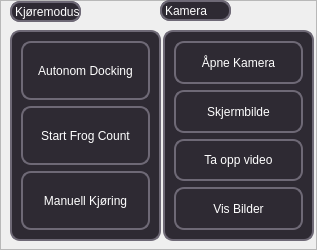
        <widget class="QFrame" name="left">
         <property name="sizePolicy">
          <sizepolicy hsizetype="Expanding" vsizetype="Expanding">
           <horstretch>10</horstretch>
           <verstretch>0</verstretch>
          </sizepolicy>
         </property>
         <property name="maximumSize">
          <size>
           <width>317</width>
           <height>16777215</height>
          </size>
         </property>
         <property name="styleSheet">
          <string notr="true">background-color:none;</string>
         </property>
         <property name="frameShape">
          <enum>QFrame::StyledPanel</enum>
         </property>
         <property name="frameShadow">
          <enum>QFrame::Raised</enum>
         </property>
         <widget class="QFrame" name="Kjoremodus">
          <property name="geometry">
           <rect>
            <x>10</x>
            <y>30</y>
            <width>151</width>
            <height>211</height>
           </rect>
          </property>
          <property name="sizePolicy">
           <sizepolicy hsizetype="Expanding" vsizetype="Expanding">
            <horstretch>5</horstretch>
            <verstretch>0</verstretch>
           </sizepolicy>
          </property>
          <property name="styleSheet">
           <string notr="true">QWidget {
    background-color: #6E6976;
}

QFrame {
    background-color: #2E2A33;
    border: 2px solid #6E6976;
    border-radius: 10px;
}

QPushButton {
    background-color: #2E2A33;
    border: 2px solid #6E6976;
    border-radius: 10px;
    color: #FFFFFF;
    padding: 5px;
}

QPushButton:hover {
    background-color: #6E6976;
    color: #FFFFFF;
}

QLineEdit {
    background-color: #2E2A33;
    border: 2px solid #6E6976;
    border-radius: 10px;
    color: #FFFFFF;
    padding: 5px;
}

QLabel {
    color: #FFFFFF;
}
</string>
          </property>
          <property name="frameShape">
           <enum>QFrame::StyledPanel</enum>
          </property>
          <property name="frameShadow">
           <enum>QFrame::Raised</enum>
          </property>
          <layout class="QVBoxLayout" name="verticalLayout">
           <item>
            <widget class="QPushButton" name="btnAutonom">
             <property name="sizePolicy">
              <sizepolicy hsizetype="MinimumExpanding" vsizetype="Expanding">
               <horstretch>5</horstretch>
               <verstretch>0</verstretch>
              </sizepolicy>
             </property>
             <property name="text">
              <string>Autonom Docking</string>
             </property>
            </widget>
           </item>
           <item>
            <widget class="QPushButton" name="btnFrogCount">
             <property name="sizePolicy">
              <sizepolicy hsizetype="MinimumExpanding" vsizetype="Expanding">
               <horstretch>5</horstretch>
               <verstretch>0</verstretch>
              </sizepolicy>
             </property>
             <property name="text">
              <string>Start Frog Count</string>
             </property>
            </widget>
           </item>
           <item>
            <widget class="QPushButton" name="btnManuell">
             <property name="sizePolicy">
              <sizepolicy hsizetype="MinimumExpanding" vsizetype="Expanding">
               <horstretch>5</horstretch>
               <verstretch>0</verstretch>
              </sizepolicy>
             </property>
             <property name="text">
              <string>Manuell Kjøring</string>
             </property>
            </widget>
           </item>
          </layout>
         </widget>
         <widget class="QFrame" name="camera">
          <property name="geometry">
           <rect>
            <x>163</x>
            <y>30</y>
            <width>151</width>
            <height>211</height>
           </rect>
          </property>
          <property name="sizePolicy">
           <sizepolicy hsizetype="Expanding" vsizetype="Expanding">
            <horstretch>5</horstretch>
            <verstretch>0</verstretch>
           </sizepolicy>
          </property>
          <property name="styleSheet">
           <string notr="true">QWidget {
    background-color: #6E6976;
}

QFrame {
    background-color: #2E2A33;
    border: 2px solid #6E6976;
    border-radius: 10px;
}

QPushButton {
    background-color: #2E2A33;
    border: 2px solid #6E6976;
    border-radius: 10px;
    color: #FFFFFF;
    padding: 5px;
}

QPushButton:hover {
    background-color: #6E6976;
    color: #FFFFFF;
}

QLineEdit {
    background-color: #2E2A33;
    border: 2px solid #6E6976;
    border-radius: 10px;
    color: #FFFFFF;
    padding: 5px;
}

QLabel {
    color: #FFFFFF;
}
</string>
          </property>
          <property name="frameShape">
           <enum>QFrame::StyledPanel</enum>
          </property>
          <property name="frameShadow">
           <enum>QFrame::Raised</enum>
          </property>
          <layout class="QGridLayout" name="gridLayout">
           <item row="0" column="0">
            <widget class="QPushButton" name="btnOpenCamera">
             <property name="enabled">
              <bool>true</bool>
             </property>
             <property name="sizePolicy">
              <sizepolicy hsizetype="Expanding" vsizetype="Expanding">
               <horstretch>5</horstretch>
               <verstretch>0</verstretch>
              </sizepolicy>
             </property>
             <property name="text">
              <string>Åpne Kamera</string>
             </property>
            </widget>
           </item>
           <item row="1" column="0">
            <widget class="QPushButton" name="btnTakePic">
             <property name="sizePolicy">
              <sizepolicy hsizetype="Expanding" vsizetype="Expanding">
               <horstretch>5</horstretch>
               <verstretch>0</verstretch>
              </sizepolicy>
             </property>
             <property name="text">
              <string>Skjermbilde</string>
             </property>
            </widget>
           </item>
           <item row="2" column="0">
            <widget class="QPushButton" name="btnRecord">
             <property name="sizePolicy">
              <sizepolicy hsizetype="Expanding" vsizetype="Expanding">
               <horstretch>5</horstretch>
               <verstretch>0</verstretch>
              </sizepolicy>
             </property>
             <property name="text">
              <string>Ta opp video</string>
             </property>
            </widget>
           </item>
           <item row="3" column="0">
            <widget class="QPushButton" name="showNewWindowButton">
             <property name="sizePolicy">
              <sizepolicy hsizetype="Expanding" vsizetype="Expanding">
               <horstretch>5</horstretch>
               <verstretch>0</verstretch>
              </sizepolicy>
             </property>
             <property name="text">
              <string>Vis Bilder</string>
             </property>
            </widget>
           </item>
          </layout>
         </widget>
         <widget class="QFrame" name="overskriftKjoremodus">
          <property name="geometry">
           <rect>
            <x>10</x>
            <y>1</y>
            <width>71</width>
            <height>21</height>
           </rect>
          </property>
          <property name="sizePolicy">
           <sizepolicy hsizetype="MinimumExpanding" vsizetype="Expanding">
            <horstretch>5</horstretch>
            <verstretch>0</verstretch>
           </sizepolicy>
          </property>
          <property name="styleSheet">
           <string notr="true">QWidget {
    background-color: #6E6976;
}

QFrame {
    background-color: #2E2A33;
    border: 2px solid #6E6976;
    border-radius: 10px;
}

QPushButton {
    background-color: #2E2A33;
    border: 2px solid #6E6976;
    border-radius: 10px;
    color: #FFFFFF;
    padding: 5px;
}

QPushButton:hover {
    background-color: #6E6976;
    color: #FFFFFF;
}

QLineEdit {
    background-color: #2E2A33;
    border: 2px solid #6E6976;
    border-radius: 10px;
    color: #FFFFFF;
    padding: 5px;
}

QLabel {
    color: #FFFFFF;
}
</string>
          </property>
          <property name="frameShape">
           <enum>QFrame::StyledPanel</enum>
          </property>
          <property name="frameShadow">
           <enum>QFrame::Raised</enum>
          </property>
          <widget class="QLabel" name="label">
           <property name="geometry">
            <rect>
             <x>0</x>
             <y>0</y>
             <width>71</width>
             <height>21</height>
            </rect>
           </property>
           <property name="sizePolicy">
            <sizepolicy hsizetype="Expanding" vsizetype="Expanding">
             <horstretch>5</horstretch>
             <verstretch>0</verstretch>
            </sizepolicy>
           </property>
           <property name="text">
            <string>Kjøremodus</string>
           </property>
          </widget>
         </widget>
         <widget class="QFrame" name="Overskriftkamera">
          <property name="geometry">
           <rect>
            <x>160</x>
            <y>0</y>
            <width>71</width>
            <height>21</height>
           </rect>
          </property>
          <property name="sizePolicy">
           <sizepolicy hsizetype="MinimumExpanding" vsizetype="Expanding">
            <horstretch>5</horstretch>
            <verstretch>0</verstretch>
           </sizepolicy>
          </property>
          <property name="styleSheet">
           <string notr="true">QWidget {
    background-color: #6E6976;
}

QFrame {
    background-color: #2E2A33;
    border: 2px solid #6E6976;
    border-radius: 10px;
}

QPushButton {
    background-color: #2E2A33;
    border: 2px solid #6E6976;
    border-radius: 10px;
    color: #FFFFFF;
    padding: 5px;
}

QPushButton:hover {
    background-color: #6E6976;
    color: #FFFFFF;
}

QLineEdit {
    background-color: #2E2A33;
    border: 2px solid #6E6976;
    border-radius: 10px;
    color: #FFFFFF;
    padding: 5px;
}

QLabel {
    color: #FFFFFF;
}
</string>
          </property>
          <property name="frameShape">
           <enum>QFrame::StyledPanel</enum>
          </property>
          <property name="frameShadow">
           <enum>QFrame::Raised</enum>
          </property>
          <widget class="QLabel" name="overskrifkamera">
           <property name="geometry">
            <rect>
             <x>0</x>
             <y>0</y>
             <width>71</width>
             <height>21</height>
            </rect>
           </property>
           <property name="sizePolicy">
            <sizepolicy hsizetype="Expanding" vsizetype="Expanding">
             <horstretch>5</horstretch>
             <verstretch>0</verstretch>
            </sizepolicy>
           </property>
           <property name="text">
            <string>Kamera</string>
           </property>
          </widget>
         </widget>
        </widget>
